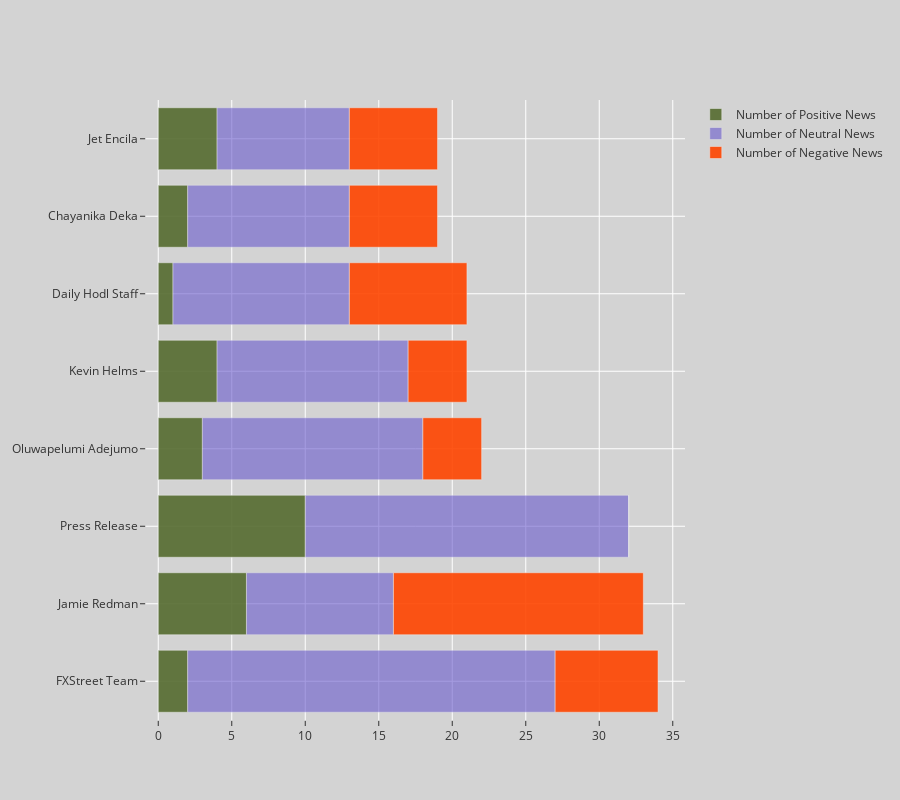

Source (notebook cell):
### Markdown cell above
---

### Code cell
fig12 = make_subplots(rows=1, cols=1)
df12 = df[:8]

fig12.add_bar(name="Number of Positive News", x=df12['number_of_positive_news'], y=df12['author'], offsetgroup=1, opacity=0.9 , marker_color='DarkOliveGreen', orientation='h')
fig12.add_bar(name='Number of Neutral News', x=df12['number_of_neutral_news'], y=df12['author'], offsetgroup=1,   opacity=0.6, marker_color='SlateBlue', orientation='h', base=df12['number_of_positive_news'])
fig12.add_bar(name='Number of Negative News', x=df12['number_of_negative_news'], y=df12['author'], offsetgroup=1, opacity=0.9, marker_color='OrangeRed', orientation='h', base=df['number_of_positive_news']+df['number_of_neutral_news'])

fig12.update_layout(height=800, template='ggplot2', paper_bgcolor='rgb(211, 211, 211)', plot_bgcolor='rgb(211, 211, 211)')

### Figure 1 — Plotly figure (JSON) as saved in the notebook; plotly's stock layout.template omitted (floating-point values rounded to 4 significant figures)
{"data": [{"marker": {"color": "DarkOliveGreen"}, "name": "Number of Positive News", "offsetgroup": "1", "opacity": 0.9, "orientation": "h", "type": "bar", "x": [2, 6, 10, 3, 4, 1, 2, 4], "y": ["FXStreet Team", "Jamie Redman", "Press Release", "Oluwapelumi Adejumo", "Kevin Helms", "Daily Hodl Staff", "Chayanika Deka", "Jet Encila"]}, {"base": [2, 6, 10, 3, 4, 1, 2, 4], "marker": {"color": "SlateBlue"}, "name": "Number of Neutral News", "offsetgroup": "1", "opacity": 0.6, "orientation": "h", "type": "bar", "x": [25, 10, 22, 15, 13, 12, 11, 9], "y": ["FXStreet Team", "Jamie Redman", "Press Release", "Oluwapelumi Adejumo", "Kevin Helms", "Daily Hodl Staff", "Chayanika Deka", "Jet Encila"]}, {"base": [27, 16, 32, 18, 17, 13, 13, 13, 14, 8, 13, 15, 15, 12, 13, 11, 6, 13, 10, 10, 9, 9, 6, 10, 4, 6, 10, 10, 7, 10], "marker": {"color": "OrangeRed"}, "name": "Number of Negative News", "offsetgroup": "1", "opacity": 0.9, "orientation": "h", "type": "bar", "x": [7, 17, 0, 4, 4, 8, 6, 6], "y": ["FXStreet Team", "Jamie Redman", "Press Release", "Oluwapelumi Adejumo", "Kevin Helms", "Daily Hodl Staff", "Chayanika Deka", "Jet Encila"]}], "layout": {"height": 800, "paper_bgcolor": "rgb(211, 211, 211)", "plot_bgcolor": "rgb(211, 211, 211)", "xaxis": {"anchor": "y", "domain": [0, 1]}, "yaxis": {"anchor": "x", "domain": [0, 1]}}}
